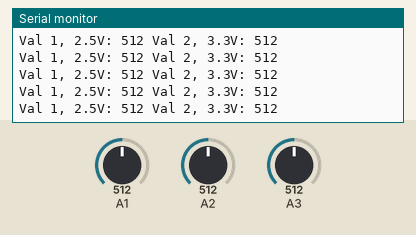
Simulated run of this sketch. Board: Arduino Uno, built with avr-gcc and run on an emulated ATmega328P. On the bench: the last lines printed to the serial monitor. The test bench sets the inputs (shaded band); at power-on: A2 = 512, A1 = 512, A3 = 512.

Above: at 4.2 s.
4.3 s: A2 set to 110
At 5.2 s:
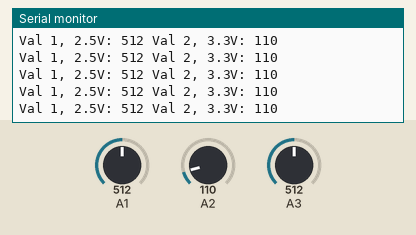
7.3 s: A2 set to 95
At 8.4 s:
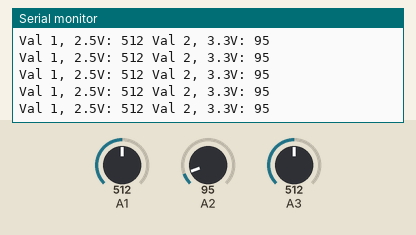
10.3 s: A1 set to 990
At 11.2 s:
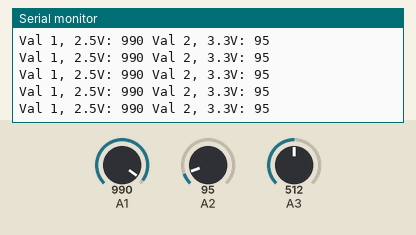
11.8 s: A1 set to 1007
At 12.5 s:
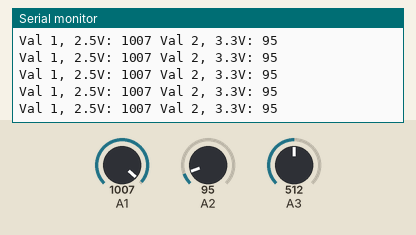
Timing chart, 0 to 14.8 s (numbered marks = the images above; inputs shaded):
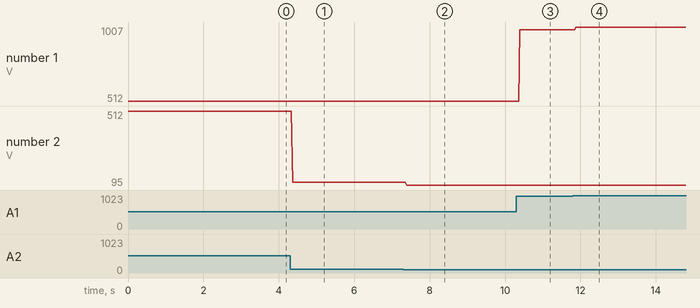

Measured:
- after the input at 4.3 s, the serial monitor: prints a new line after 0.07 s (image 1)
- after the input at 7.3 s, the serial monitor: prints a new line after 0.09 s (image 2)
- after the input at 10.3 s, the serial monitor: prints a new line after 0.10 s (image 3)
- after the input at 11.8 s, the serial monitor: prints a new line after 0.08 s (image 4)
- plotted number 1: 512 → 990 after the input at 10.3 s, 990 → 1007 after the input at 11.8 s
- plotted number 2: 512 → 110 after the input at 4.3 s, 110 → 95 after the input at 7.3 s

The sketch:

voltage_read.ino
```cpp
// This is the voltage reading code
// During the testing, it was okay to connect the 4.2V into one of the ADC pin
// If the voltage is higher than 3.3V, the reading just becomes 1023.
// TODO: Find the value when it hits 3.0 and 2.5V to minimize data lost and implement it in the main code.

void setup() {
  Serial.begin(9600);
}

void loop() {
  int val_1 = analogRead(A1);
  int val_2 = analogRead(A2);
  int val_3 = analogRead(A3);
  Serial.print("Val 1, 2.5V: " + String(val_1));
  Serial.print(" Val 2, 3.3V: " + String(val_2));
  Serial.println("");
}
```
